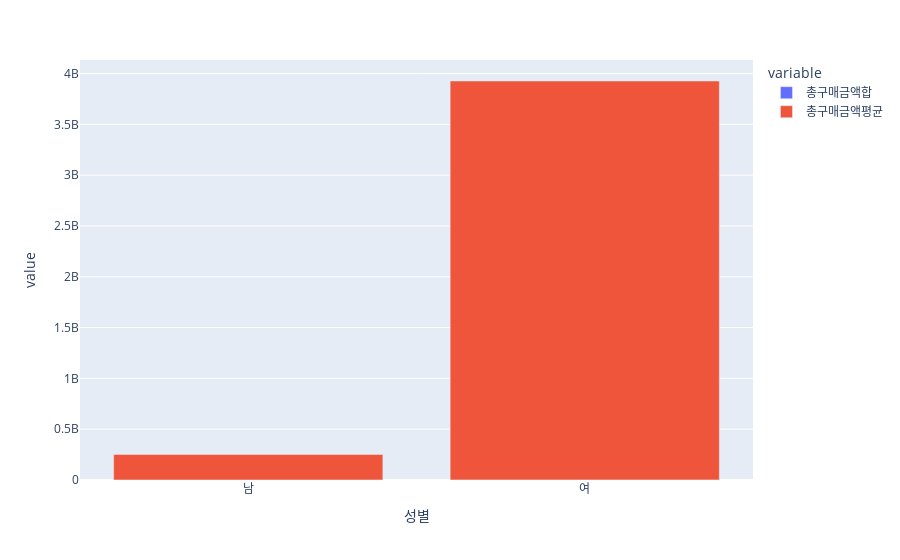

The notebook cell this image was saved under:
### Code cell
p2 = p1.melt(id_vars = '성별')
px.bar(p2, x = '성별', y = 'value', color = 'variable')

### Figure 1 — Plotly figure (JSON) as saved in the notebook; plotly's stock layout.template omitted (floating-point values rounded to 4 significant figures)
{"data": [{"alignmentgroup": "True", "hovertemplate": "variable=총구매금액합<br>성별=%{x}<br>value=%{y}<extra></extra>", "legendgroup": "총구매금액합", "marker": {"color": "#636efa", "pattern": {"shape": ""}}, "name": "총구매금액합", "offsetgroup": "총구매금액합", "orientation": "v", "showlegend": true, "textposition": "auto", "type": "bar", "x": ["남", "여"], "xaxis": "x", "y": [483500.0, 1042000.0], "yaxis": "y"}, {"alignmentgroup": "True", "hovertemplate": "variable=총구매금액평균<br>성별=%{x}<br>value=%{y}<extra></extra>", "legendgroup": "총구매금액평균", "marker": {"color": "#EF553B", "pattern": {"shape": ""}}, "name": "총구매금액평균", "offsetgroup": "총구매금액평균", "orientation": "v", "showlegend": true, "textposition": "auto", "type": "bar", "x": ["남", "여"], "xaxis": "x", "y": [250926387, 3925957601], "yaxis": "y"}], "layout": {"barmode": "relative", "legend": {"title": {"text": "variable"}, "tracegroupgap": 0}, "margin": {"t": 60}, "xaxis": {"anchor": "y", "domain": [0, 1], "title": {"text": "성별"}}, "yaxis": {"anchor": "x", "domain": [0, 1], "title": {"text": "value"}}}}
